Frame 1 (no input): blank canvas, image omitted
Frame 60 (the mouse pressed at the canvas centre just before this capture): blank canvas, image omitted
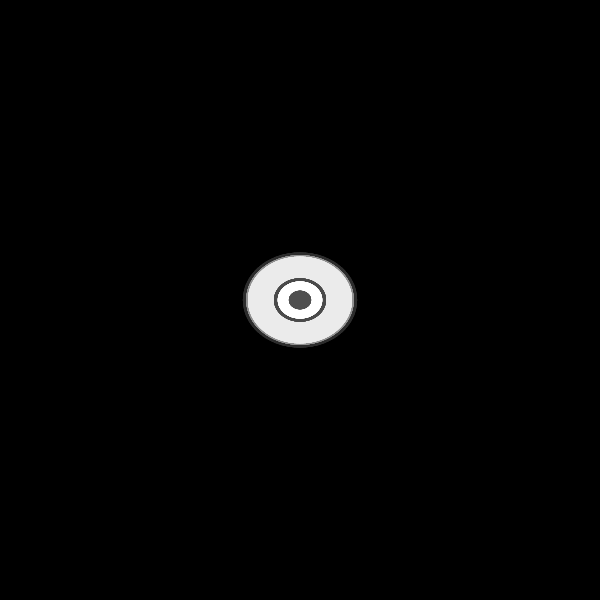
Frame 120 (the mouse held since frame 60 and released just before this capture)

The Processing sketch whose frames 1 and 60 were blank and that drew this single picture after the mouse press (run headless with seeded random() and noise(); from frame 60 on, the mouse is pressed at the canvas centre):

// Processing sketch: processing_158482
// ── processing_158482.pde

void setup() {
  size(600, 600);
  float rotacion = 0.01;
  float tamano = random (100);
  background(0);
}
void draw() {
 
  if (mousePressed) {
    float tamano = random (100);
    colorMode(HSB);
    rotateX(5);
    rotateY(4);
 
 
    noStroke();
    smooth();
    fill(0, 10);
    rect(0, 0, 600, 600);
    fill(120, 0, 255);
    ellipse(mouseX, mouseY, tamano*1.2, tamano);
    ellipse(mouseY, mouseX, tamano*1.2, tamano);
    ellipse(width-mouseX, height-mouseY, tamano*1.2, tamano);
    ellipse(width-mouseY, height-mouseX, tamano*1.2, tamano);
    ellipse(mouseX, height-mouseY, tamano*1.2, tamano);
    ellipse(height-mouseX, mouseY, tamano*1.2, tamano);
    ellipse(height-mouseY, mouseX, tamano*1.2, tamano);
    ellipse(mouseY, height-mouseX, tamano*1.2, tamano);
 
    fill(80);
    ellipse(mouseX, mouseY, tamano*1./2, tamano/2);
    ellipse(mouseY, mouseX, tamano*1.2/2, tamano/2);
    ellipse(width-mouseX, height-mouseY, tamano*1.2/2, tamano/2);
    ellipse(width-mouseY, height-mouseX, tamano*1.2/2, tamano/2);
    ellipse(mouseX, height-mouseY, tamano*1.2/2, tamano/2);
    ellipse(height-mouseX, mouseY, tamano*1.2/2, tamano/2);
    ellipse(height-mouseY, mouseX, tamano*1.2/2, tamano/2);
    ellipse(mouseY, height-mouseX, tamano*1.2/2, tamano/2);
  }
}
